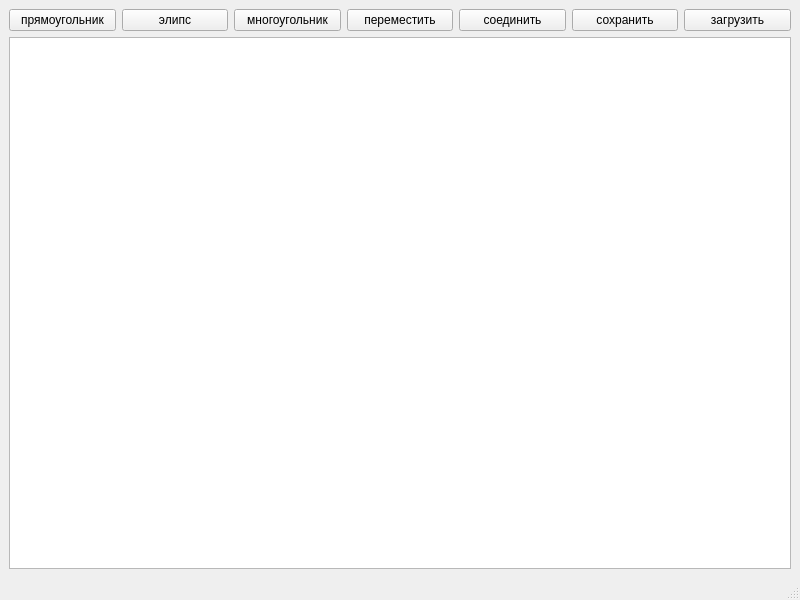
<?xml version="1.0" encoding="UTF-8"?>
<ui version="4.0">
 <class>MainWindow</class>
 <widget class="QMainWindow" name="MainWindow">
  <property name="geometry">
   <rect>
    <x>0</x>
    <y>0</y>
    <width>800</width>
    <height>600</height>
   </rect>
  </property>
  <property name="windowTitle">
   <string>MainWindow</string>
  </property>
  <widget class="QWidget" name="centralwidget">
   <layout class="QVBoxLayout" name="verticalLayout">
    <item>
     <layout class="QHBoxLayout" name="horizontalLayout">
      <item>
       <widget class="QPushButton" name="rectButtton">
        <property name="text">
         <string>прямоугольник</string>
        </property>
       </widget>
      </item>
      <item>
       <widget class="QPushButton" name="ellipsButton">
        <property name="text">
         <string>элипс</string>
        </property>
       </widget>
      </item>
      <item>
       <widget class="QPushButton" name="anngleButton">
        <property name="text">
         <string>многоугольник</string>
        </property>
       </widget>
      </item>
      <item>
       <widget class="QPushButton" name="moveButton">
        <property name="text">
         <string>переместить</string>
        </property>
       </widget>
      </item>
      <item>
       <widget class="QPushButton" name="linkButton">
        <property name="text">
         <string>соединить</string>
        </property>
       </widget>
      </item>
      <item>
       <widget class="QPushButton" name="saveButton">
        <property name="text">
         <string>сохранить</string>
        </property>
       </widget>
      </item>
      <item>
       <widget class="QPushButton" name="loadButton">
        <property name="text">
         <string>загрузить</string>
        </property>
       </widget>
      </item>
     </layout>
    </item>
    <item>
     <widget class="QGraphicsView" name="graphicsView"/>
    </item>
   </layout>
  </widget>
  <widget class="QMenuBar" name="menubar">
   <property name="geometry">
    <rect>
     <x>0</x>
     <y>0</y>
     <width>800</width>
     <height>26</height>
    </rect>
   </property>
  </widget>
  <widget class="QStatusBar" name="statusbar"/>
 </widget>
 <resources/>
 <connections/>
</ui>
